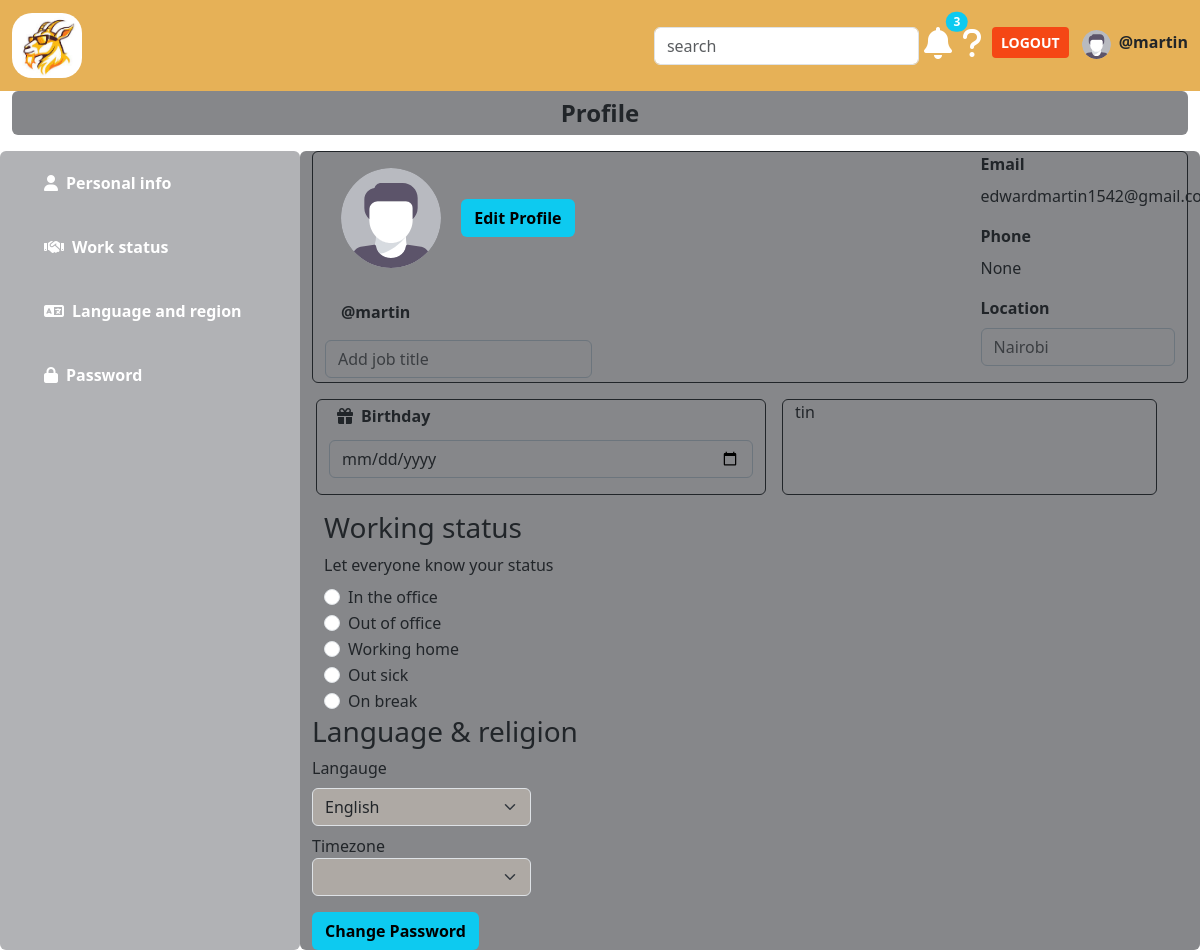
Before: /profile (signed in) with the older database file.
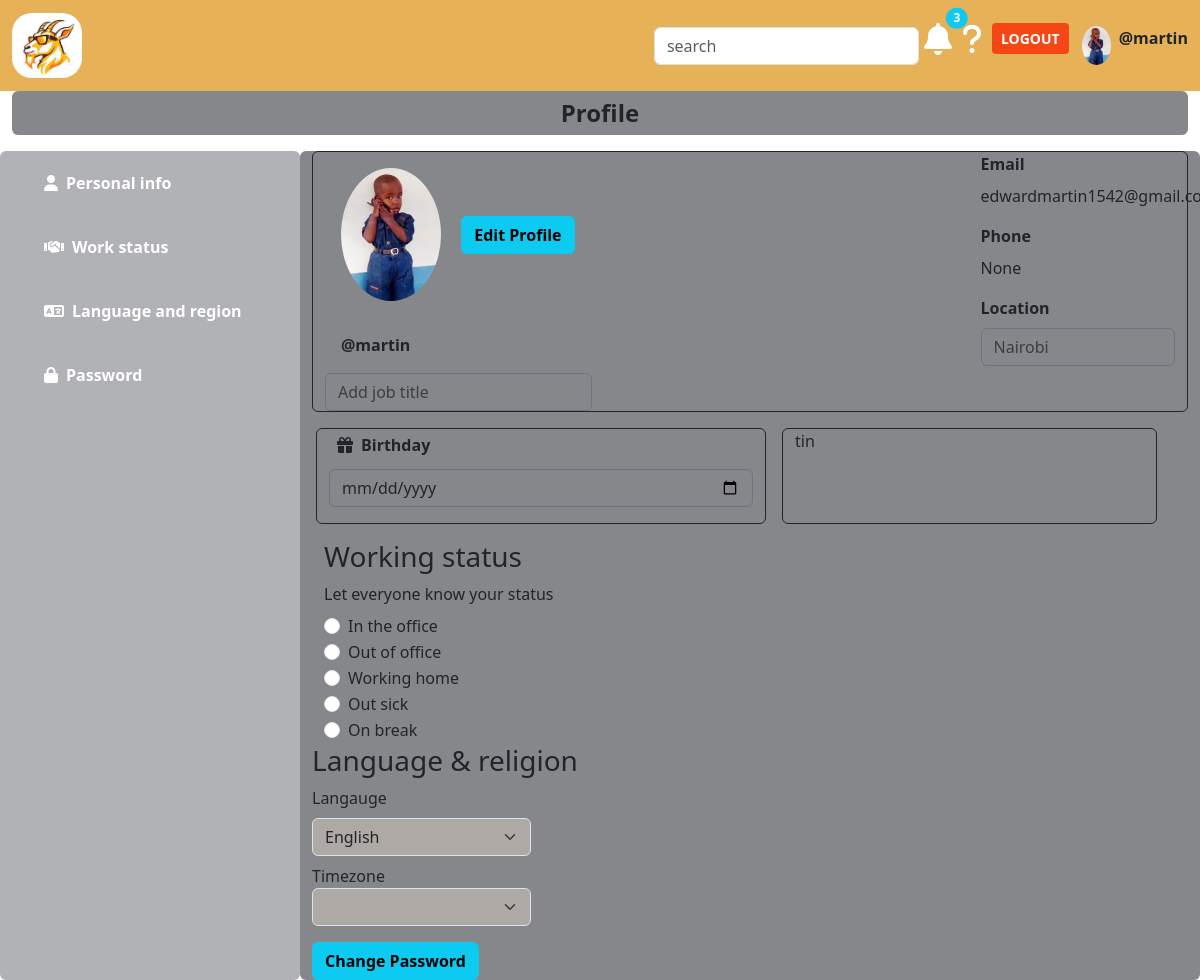
After: the same page with the newer database file.
### taskmng/models.py (models this page shows)
class User(AbstractUser):
    username=models.CharField(max_length=100)
    email=models.EmailField(unique=True)
    mobile_number=models.CharField(max_length=13, blank=True, null=True,unique=True)
    avatar=models.ImageField(null=True, default=None, upload_to='avatars/')
    USERNAME_FIELD='email'
    REQUIRED_FIELDS=['username']
    def __str__(self):
        return self.email

### taskmng/views.py (the view)
# urls.py: path('profile',profilepage, name='profile'),
@login_required(login_url="login")
def profilepage(request):
    user=request.user
    form=Profileupdateform(instance=user)
    return render(request, 'taskmng/profile.html',{'user':user,'form':form})

### taskmng/forms.py
class Profileupdateform(forms.ModelForm):
    class Meta:
        model=User
        fields=['username','email','mobile_number','avatar']
        widgets={
            'username':forms.TextInput(attrs={
                'class':'form-control',
                'placeholder':'username'
            }),
            'email':forms.EmailInput(attrs={
                'class':'form-control',
                'placeholder':'email'
            }),
            'mobile_number':forms.TextInput(attrs={
                'class':'form-control',
                'placeholder':'mobile-number'
            }),
            'avatar':forms.ClearableFileInput(attrs={
                'class':'form-control-file'
            })
        }

### taskmng/templates/taskmng/profile.html
{% extends 'main.html'%}
{% load static %}
{%block content%}
<div class="container-fluid profile-tab">
    <div>
        <p class="fs-4 fw-bold rounded py-1" style="background-color:#86878a; text-align:center;">Profile</p>
    </div>
    <div class="row">
        <div class="col-md-3 container rounded" style="background-color:#b1b2b5;">
            <ul class="nav flex-column">
                <li class="nav-item">
                    <a href="" class="nav-link m-2 fw-bold" aria-current="page" style="color:white;"><i class="fa-solid fa-user m-2"></i>Personal info</a>
                </li>
                <li class="nav-item">
                    <a href=""class="nav-link m-2 fw-bold" style="color:white;"><i class="fa-solid fa-handshake m-2"></i>Work status</a>
                </li>
                <li class="nav-item">
                    <a class="nav-link m-2 fw-bold" style="color:white;"><i class="fa-solid fa-language m-2"></i>Language and region</a>
                </li>
                <li class="nav-item">
                    <a class="nav-link m-2 fw-bold" style="color:white;"><i class="fa-solid fa-lock m-2"></i>Password</a>
                </li>
            </ul>
        </div>
        <div class="col-md-9 rounded" style="background-color:#86878a;">
           {% include 'taskmng/profiletabs/profileinfo.html'%}
           {% include 'taskmng/profiletabs/workstatus.html' %}
           {% include 'taskmng/profiletabs/language_region.html' %}
           <div class="mt-3">
                <button class="btn bg-info"><a href="{% url 'change-password' %}" class="link-underline link-underline-opacity-0 fw-bold" style="color:black;">Change Password</a></button>
           </div>
        </div>
    </div>
</div>
{% endblock%}

### templates/navbar.html (shortened to what this page needs)
{% load static %}
<nav class="navbar navbar-expand-lg" style="background-color:#e6b157">
    <div class=" container-fluid">
        <a class="navbar-brand  " href="{% url 'projects'%}"><img src="{% static 'GOAT.jpeg'%}" style="width:70px; border-radius:20px 20px 20px 20px;" alt="logo"/></a>
        <div class="collapse navbar-collapse " id="navbarnav">
            <form class="ms-auto" role="search">
                <input class="form-control me-2" placeholder="search" aria-label="search">
            </form>
            <ul class="navbar-nav mb-2 mb-lg-0">
                <li class="nav-item">
                    <div class="position-relative">
                        <a href= ""><i class="fa-solid fa-bell fa-shake fa-2x" data-bs-toggle="modal" data-bs-target="notifymodal" style="margin:5px; color:white;"></i><span class="position-absolute top-0 start-100 translate-middle badge rounded-pill bg-info">3</span></a>
                    </div>
                </li>
                <li class="nav-item">
                    <a href=""><i class=" fa-solid fa-question fa-2x" style="color:white; margin:5px;" ></i></a>
                </li>
                <li class="nav-item">
                    {% if request.user.is_authenticated%}
                    <button type="button" class="btn btn-sm" style="margin:5px; background-color:#f54715; "><a href="{%url 'logout'%}" class="link-underline link-underline-opacity-0 fw-bold" style="color:white;">LOGOUT</a></button>
                    {% else %}
                    <button type="button" class="btn btn-sm" style="margin:5px; background-color:#f54715;"><a href="{% url 'login'%}" class=" link-underline link-underline-opacity-0 fw-bold" style="color:white;">LOGIN</a></button>
                    {% endif%}
                </li>
                <li class="nav-item">
                    {%if user.avatar%}
                    <a href="{% url 'profile' %}"><img src="{{request.user.avatar.url}}" alt="profile" class="nav-link" style="width:45px; border-radius:50%"/> </a>
                    {%else%}
                    <a href="{% url 'profile' %}"><img src="{% static 'taskmng/media/avatar-svgrepo-com.svg' %}" alt="profile" class="nav-link" style="width:45px; border-radius:50%"/> </a>
                    {%endif%}
                </li>
                {%if request.user.is_authenticated %}
                <li class="mt-2">
                    <p class="fw-bold">@{{request.user.username}}</p>
                </li>
                {% endif%}
            </ul>
        </div>
    </div>
</nav>

### taskmng/templates/taskmng/profiletabs/profileinfo.html
{% load static %}
<div class="column">
    <div class=" row-md-3 container-fluid border border-dark rounded">
        <div class="row">
            <div class="col-md-4 me-auto">
                {%if user.avatar%}
                <img src="{{user.avatar.url}}" class="rounded-circle m-3" alt="..." style="width:100px;"/>
                {% else%}
                <img src="{% static '/taskmng/media/avatar-svgrepo-com.svg'%}" class="rounded-circle m-3" alt="{{user.username}}'s avatar" style="width:100px"/>
                {%endif%}
                <button class="btn bg-info " type="button"><a class="link-underline link-underline-opacity-0 fw-bold" style="color:black;" href="{% url 'profileupdate'%}">Edit Profile</a></button>
                <p class="fw-bold m-3">@{{request.user.username}}</p>
                <input class="form-control border border-secondary" type="text" style="background-color:#86878a;" placeholder="Add job title">
            </div>
            <div class="col-md-3">
                <div class="mb-2">
                    <label for="email-form" class="form-label fw-bold " >Email</label>
                    <p>{{request.user}}</p>
                </div>
                <div class="mb-2">
                    <label for="phone-form" class="form-label fw-bold">Phone</label>
                    <p>{{request.user.mobile_number}}</p>
                </div>
                <div class="mb-3">
                    <label for="location-form" class="form-label fw-bold">Location</label>
                    <input class="form-control border border-secondary" type="text" id="location-form" style="background-color:#86878a" placeholder="Nairobi">
                </div>
            </div>
        </div>
    </div>
    <div class="row-md-3 ">
        <div class="row">
            <div class="col-md-6 m-3 border border-dark rounded">
                <div class="md-3">
                    <label class="form-label fw-bold" for="birth-day"><i class="fa-solid fa-gift m-2"></i>Birthday</label>
                    <input class="form-control border border-secondary mb-3" type="date" id="birth-day" style="background-color:#86878a">
                </div>
            </div>
            <div class=" col-md-5 my-3 border border-dark rounded ">
                tin
            </div>
        </div>
    </div>
</div>

Changed rows visible on the page:
changed User "martin": avatar empty → "avatars/1000008885.jpg" (drawn); user.avatar: picture added; avatar: picture added
